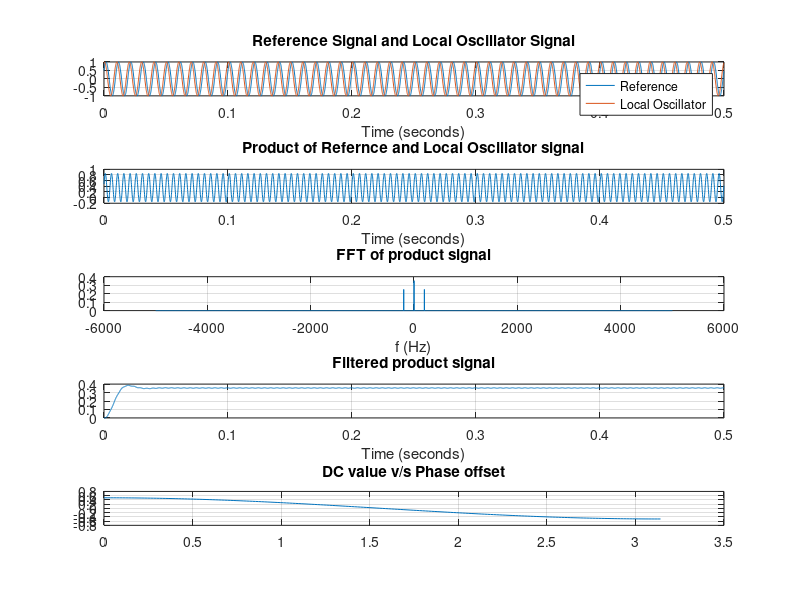
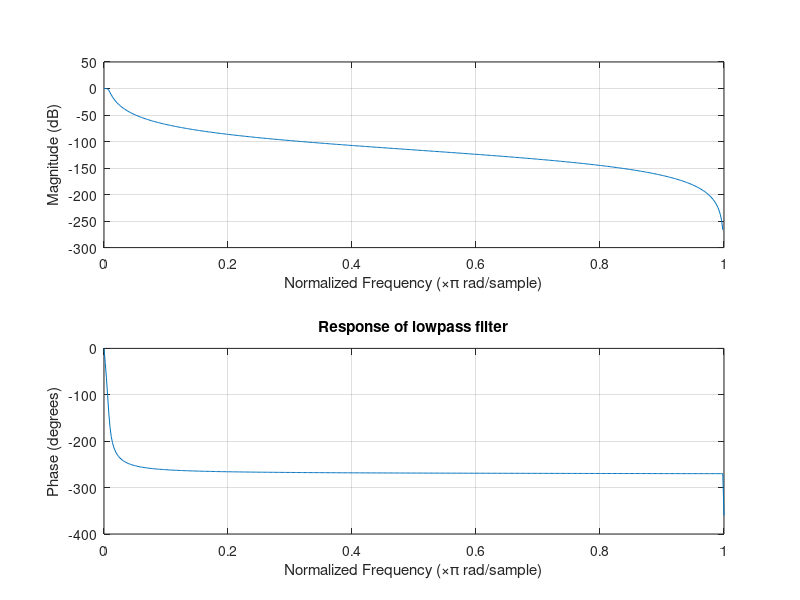
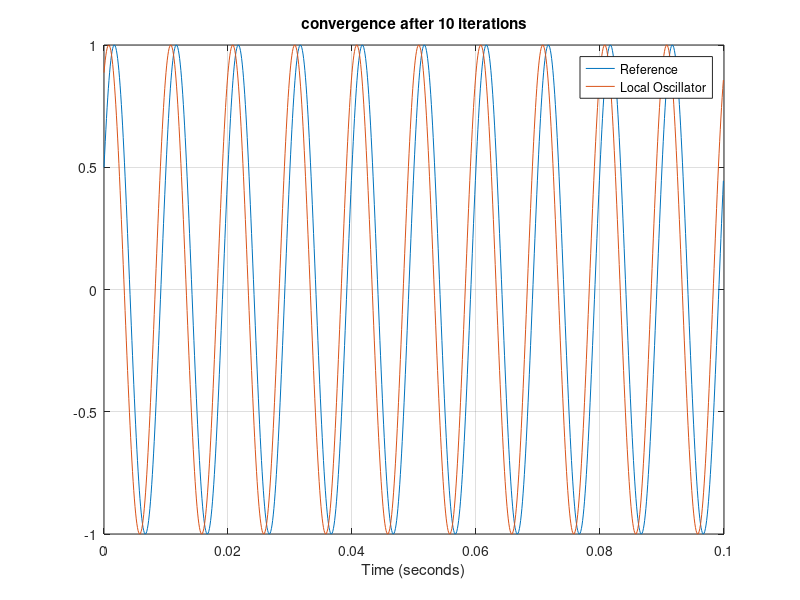
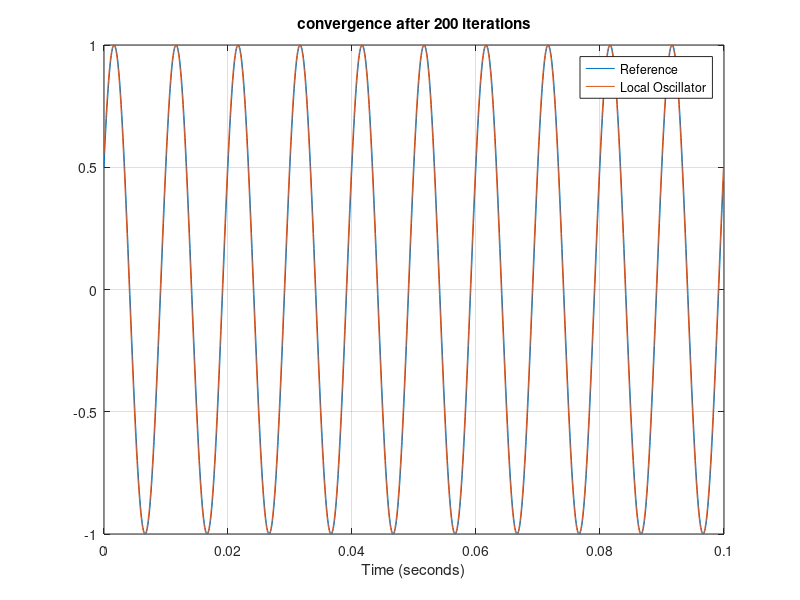

Recreate these plots in MATLAB, in order.
close all;
startplot = 1;
endplot = 5000;

fs = 10000;   % Sample frequency 
N = 5000;     % Number of samples 

Ts = 1/fs; 
t = (0:Ts:N*Ts-Ts);

fm = 100;       % Refernce frequency 
phi_ref = pi/6; % Refernce phase
phi_los = phi_ref + pi/4;

ref = sin(2*pi*fm*t + phi_ref); % refernce signal
los = sin(2*pi*fm*t + phi_los); % local oscillator signal

figure(1);
subplot(5,1,1);
plot(t(startplot:endplot), ref(startplot:endplot), t(startplot:endplot), los(startplot:endplot));
title('Reference Signal and Local Oscillator Signal');
xlabel('Time (seconds)');
legend('Reference', 'Local Oscillator');
grid;

product = ref .* los; % product of ref and los

subplot(5,1,2);
plot(t(startplot:endplot), product(startplot:endplot));
title('Product of Refernce and Local Oscillator signal');
xlabel('Time (seconds)');
grid;

lm = length(product);
f = linspace(-fs/2,fs/2,lm);
fourier = fft(product,lm);
fft_product = abs(fftshift(fourier))/lm;    % fft of product

subplot(5,1,3);
plot(f,fft_product)
title('FFT of product signal');
xlabel('f (Hz)');
grid;

% butterworth filter
Wp = 2*20/fs;
Ws = 2*50/fs;
[n,Wn] = buttord(Wp,Ws,0.1,5);
[a,b] = butter(n,Wn);

filtered_signal = filter(a, b, product);    % passing product signal through low pass Butterworth filter

subplot(5,1,4);
plot(t(startplot:endplot), filtered_signal(startplot:endplot));
title('Filtered product signal');
xlabel('Time (seconds)');
grid;

phi = 0:pi/180:pi;
DCvalues = zeros(1, 180);

for i = 1:length(phi)
    los = sin(2*pi*fm*t + phi_ref + phi(i));
    product = ref .* los;
    
    DCvalues(i) = mean(product);
end

subplot(5,1,5);
plot(phi, DCvalues);
title('DC value v/s Phase offset');
grid;

figure (2)
freqz(a, b);
title('Response of lowpass filter');

kp = 0.3;
phi1 = 83 * pi/180;
count = 0;

while(1)
    los = sin(2*pi*fm*t + phi1);
    product = ref .* los;
    
    DC = mean(product);
    phi1 = phi1 +  kp*(DC-0.5);
    count = count + 1;
    
    if or((rem(count, 200) == 0), (count == 10))
        figure;
        plot(t(startplot:endplot/5), ref(startplot:endplot/5), t(startplot:endplot/5), los(startplot:endplot/5));
        hold on 
        title(sprintf("convergence after %d iterations", count));
        xlabel('Time (seconds)');
        legend('Reference', 'Local Oscillator');
        grid;
    end
    
    if abs(DC-0.5) < 1e-4
        break
    end
end

figure;
plot(t(startplot:endplot/5), ref(startplot:endplot/5), t(startplot:endplot/5), los(startplot:endplot/5));
hold on 
title(sprintf("Final convergence after %d iterations", count));
xlabel('Time (seconds)');
legend('Reference', 'Local Oscillator');
grid; 

